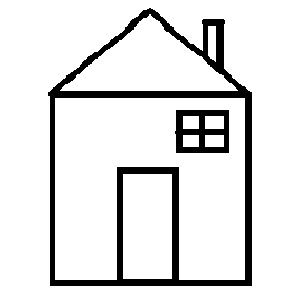
#> input picture in1.png, 300 x 300 px
$ python main.py
#> lines starting #> are read from the running program, lines starting #| are printed output that depends on the picture; after the words box and inside, x2 and y2 are one past the last pixel; in counts of white or black regions, pixels touching at a corner belong together
### functions.py
import cv2
import random
import numpy as np
from PIL import Image
import matplotlib.pyplot as plt

#girdi görseli alır, resize islemi yapar ve array olarak döndürür.
def resim_oku(image_path,boyut):
#> called with image_path = 'in1.png', boyut = 64
    img = Image.open(image_path)
#> img is the input picture: PIL image 300x300 RGB; 88.7% white; 2 black regions, box (x1, y1, x2, y2) and area: (48, 8, 252, 286) 8777, (175, 110, 229, 153) 1407
    img = img.resize((boyut, boyut))
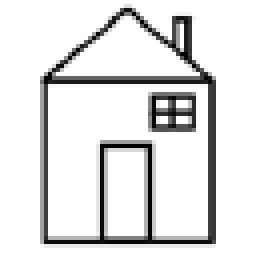
#> img: PIL image 64x64 RGB (shown 4 times larger); min 0, max 255, mean 225.3
    img = img.convert('L')
#> img: PIL image 64x64 L
    img_array = np.array(img)
    img_array[img_array < 255] = 0
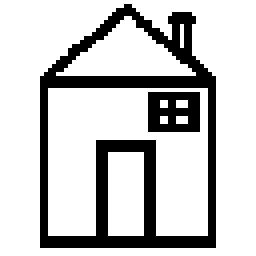
#> img_array: shape (64, 64) (shown 4 times larger); 78.7% white; 2 black regions, box (x1, y1, x2, y2) and area: (10, 1, 54, 62) 763, (37, 23, 50, 33) 110
    return img_array

#cember noktalarının x,y koordinatlarını array olarak döndürür.
def cember_dizi(boyut, nokta_sayisi):
#> called with boyut = 64, nokta_sayisi = 500
    array = []
    # Kare içinden rastgele nokta_sayisi noktayı array dizisine ekle
    for i in range(nokta_sayisi):
        random_x = np.random.uniform(0, boyut)
        random_y = np.random.uniform(0, boyut)
        array.append((int(random_x), int(random_y)))
    # Noktaları görselleştirmek için plt ekranı
    plt.figure(figsize=(5, 5))
    plt.scatter(*zip(*array), color='red')
    plt.xlim(0, boyut)
    plt.ylim(0, boyut)
    plt.gca().set_aspect('equal', adjustable='box')
    plt.show()
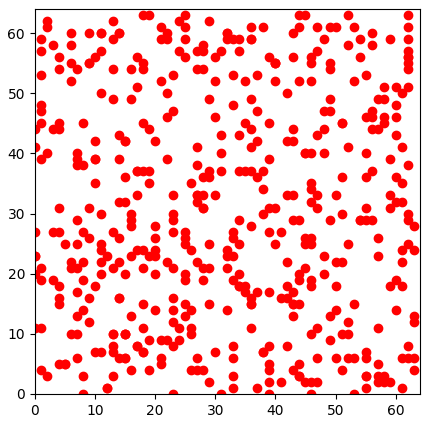
#> figure drawn by matplotlib, 1 panel

    return array

#Birey dizisini görsel olarak cizer ve matrisi döndürür.
def gorsel_ciz(boyut, birey):
    matris = np.full((boyut, boyut), 255)
    for i in range(len(birey) - 1):
        # İki nokta arasında çizgi çizin
        cv2.line(matris, (birey[i][0], birey[i][1]), (birey[i+1][0], birey[i+1][1]), 0, 1)
    for x, y in birey:
        matris[y, x] = 0
    return matris

#Girdi ve cikti görsellerini karsilastirir ve benzerlik oranini yüzde cinsinden döndürür.
# [27 lines left out: functions benzerlik_hesapla, en_iyi_bireyler, cocuk_olustur, mutasyon, not called in this run]

### main.py
import cv2
import random, time
import numpy as np
from PIL import Image
import matplotlib.pyplot as plt
import functions as f

# Ilgili kütüphaneleri yuklemek icin; pip install -r requirements.txt

def main():

    boyut = 64 # 48x48 , 60x60 ideal, girdi ve cikti gorsellerini resize etmek icin kullanilir.

    girdi_yolu = "in1.png" #Girdi görselinin yolu
    nokta_sayisi = 500

    girdi = f.resim_oku(girdi_yolu,boyut) #girdi görseli alınır ve boyutlandırılır.
    cember_k = f.cember_dizi(boyut,nokta_sayisi) #cember noktalarının koordinatları alınır.

    #Genetik algoritma parametreleri kullanıcıdan alınır.
    k = int(input("K deger giriniz: ")) #bireydeki nokta sayısı (cember noktaları)
#> the answer given: 3
    populasyon_s = int(input("Baslangic populasyon buyuklugunu giriniz:")) #populasyon sayısı
#> the answer given: 3
    nesil_s = int(input("Nesil sayisini giriniz:")) #nesil sayısı
#> the answer given: 3
    mutasyon_orani = float(input("Mutasyon oranini giriniz:")) #mutasyon oranı
#> the answer given: 3
    en_iyi_s = int(input("Baslangic populasyonunudan en iyi kac bireyin secilecegini giriniz:"))#her iterasyonda secilecek olan en iyi birey sayısı
#> the answer given: 3
    if en_iyi_s % 2 != 0:
        en_iyi_s = en_iyi_s - 1

    baslangic_zamani = time.time() #Algoritmanın başlangıç zamanı alınır.

    #Baslangıc populasyonu olusturulur.
    populasyon = []
    for i in range(populasyon_s):
        birey = random.sample(cember_k, k)
        populasyon.append(birey)

    #Başlangıç populasyonu ve girdi görseli karşılaştırılır ve benzerlik oranı hesaplanır.
    oranlar = []
    for birey in populasyon:
        cikti = f.gorsel_ciz(boyut, birey)
        oran = f.benzerlik_hesapla(girdi, cikti)
        oranlar.append((birey, oran))
#> after the loop, oranlar = []
    #Baslangıc populasyonundaki en iyi bireyler seçilir.
    en_iyiler = f.en_iyi_bireyler(oranlar, en_iyi_s)
    gorsel_array = []
    #Nesil sayısı boyunca iterasyon yapılır.
    for i in range(nesil_s):
        #Caprazlama asaması cocuklar olusturulur.
        cocuklar = []
        for j in range(0,en_iyi_s,2):
            eb1 = en_iyiler[j][0]
            eb2 = en_iyiler[j+1][0]
            cocuk = f.cocuk_olustur(eb1, eb2)
            cocuklar.append(cocuk)
        #Mutasyon asaması
        for cocuk in cocuklar:
            cocuk = f.mutasyon(cocuk, mutasyon_orani, cember_k)
            en_iyiler.append((cocuk, f.benzerlik_hesapla(girdi, f.gorsel_ciz(boyut, cocuk))))

        #En iyi bireyler seçilir.
        en_iyiler = f.en_iyi_bireyler(en_iyiler, en_iyi_s)
        print(f"{i+1}. Nesil en iyi bireyin benzerlik orani: {en_iyiler[0][1]}")
        gorsel_array.append(en_iyiler[0][1])

        #Anlık görsellestirme islemi yapılır.
        cikti = f.gorsel_ciz(boyut, en_iyiler[0][0])
        plt.imshow(cikti, cmap='gray')
        plt.axis('off')
        plt.title(f"{i+1}. Nesil en iyi bireyin benzerlik orani: {en_iyiler[0][1]:.4f}")
        plt.show(block=False)
        plt.pause(0.05)
        plt.clf()

        en_iyiler = random.sample(en_iyiler, len(en_iyiler)) # Gen havuzunda karıştırma yapılır. Boylece ebeveyn seciminde rastgelelik artar.

    bitis_zamani = time.time() #Algoritmanın bitiş zamanı alınır.

    print(f"Algoritma toplam {nesil_s} nesilde tamamlandı. Toplam süre: {bitis_zamani - baslangic_zamani:.2f} saniye")

    #Genetik algoritma sonucunda en iyi bireyin cikti görseli kaydedilir.
    cikti = f.gorsel_ciz(boyut, en_iyiler[0][0])
    image = Image.fromarray((cikti).astype(np.uint8), mode='L')
    image.save("out.png")
    print("En iyi bireyin cikti görseli kaydedildi.")
    #grafik çizdirme
    plt.plot(gorsel_array)
    plt.xlabel("Nesil")
    plt.ylabel("Benzerlik Orani")
    plt.title("Benzerlik Orani Grafigi")
    plt.savefig("benzerlik_orani_grafik.png")
    plt.show()

if __name__ == "__main__":
#> (the run stopped early here; a loop or call above may not have finished)

$ run again, with in2.png copied over in1.png
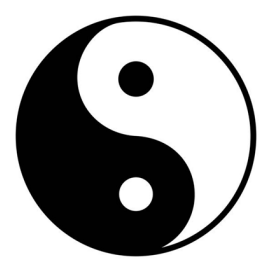
#> input picture in2.png, 273 x 272 px
#> in resim_oku, img is the input picture: PIL image 273x272 RGB; min 0, max 255, mean 169.2
#> in resim_oku, `img = img.resize((boyut, boyut))`:
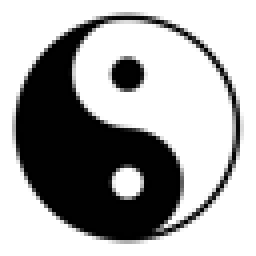
#> img: PIL image 64x64 RGB (shown 4 times larger); min 0, max 255, mean 169
#> in resim_oku, `img_array[img_array < 255] = 0`:
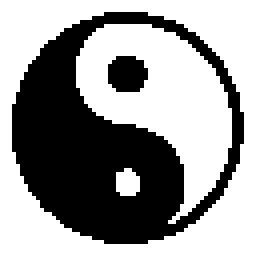
#> img_array: shape (64, 64) (shown 4 times larger); 59.6% white; 2 black regions, box (x1, y1, x2, y2) and area: (3, 3, 61, 61) 1578, (27, 14, 37, 23) 75
#> after the loop in main, `for birey in populasyon:`: oranlar = []

$ run again, with in3.png copied over in1.png
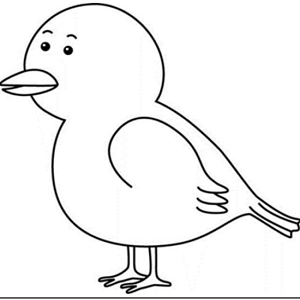
#> input picture in3.png, 300 x 300 px
#> in resim_oku, img is the input picture: PIL image 300x300 RGB; mean R, G, B 242.4, 242.4, 242.4
#> in resim_oku, `img = img.resize((boyut, boyut))`:
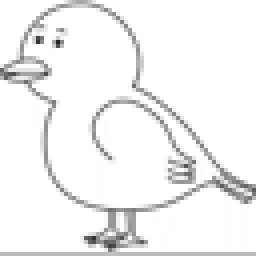
#> img: PIL image 64x64 RGB (shown 4 times larger); mean R, G, B 241.9, 241.9, 241.9
#> in resim_oku, `img_array[img_array < 255] = 0`:
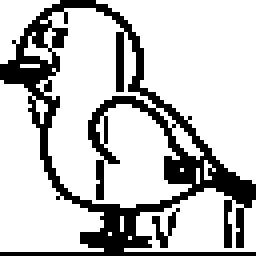
#> img_array: shape (64, 64) (shown 4 times larger); 76.4% white; black in thin lines or dots
#> after the loop in main, `for birey in populasyon:`: oranlar = []
